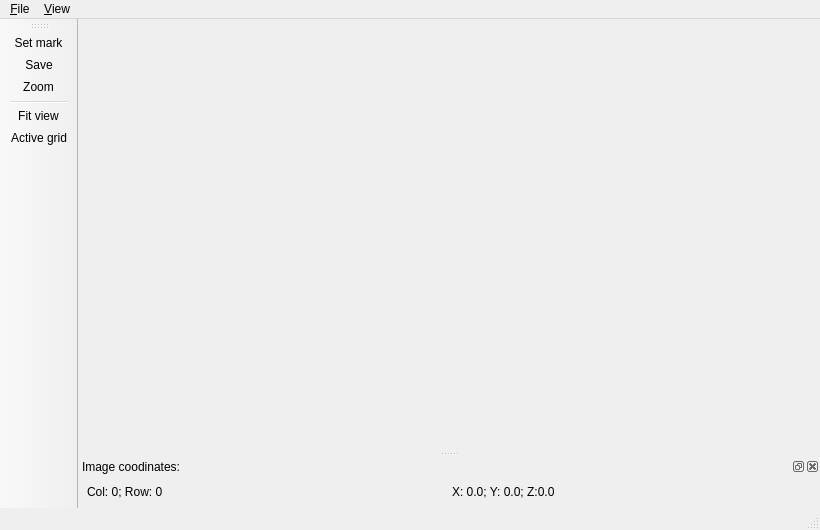
<?xml version="1.0" encoding="UTF-8"?>
<ui version="4.0">
 <class>IOMainWindow</class>
 <widget class="QMainWindow" name="IOMainWindow">
  <property name="geometry">
   <rect>
    <x>0</x>
    <y>0</y>
    <width>820</width>
    <height>530</height>
   </rect>
  </property>
  <property name="windowTitle">
   <string>Image View</string>
  </property>
  <property name="windowIcon">
   <iconset resource="../resource/resource.qrc">
    <normaloff>:/icon/WindowIcon.png</normaloff>:/icon/WindowIcon.png</iconset>
  </property>
  <widget class="QWidget" name="centralwidget">
   <layout class="QGridLayout"/>
  </widget>
  <widget class="QStatusBar" name="statusbar"/>
  <widget class="QToolBar" name="toolBar">
   <property name="mouseTracking">
    <bool>false</bool>
   </property>
   <property name="windowTitle">
    <string>toolBar</string>
   </property>
   <property name="layoutDirection">
    <enum>Qt::LeftToRight</enum>
   </property>
   <property name="autoFillBackground">
    <bool>false</bool>
   </property>
   <property name="toolButtonStyle">
    <enum>Qt::ToolButtonIconOnly</enum>
   </property>
   <attribute name="toolBarArea">
    <enum>LeftToolBarArea</enum>
   </attribute>
   <attribute name="toolBarBreak">
    <bool>false</bool>
   </attribute>
   <addaction name="actionSet_mark"/>
   <addaction name="actionMove"/>
   <addaction name="actionZoom"/>
   <addaction name="separator"/>
   <addaction name="actionFit_view"/>
   <addaction name="actionActive_grid"/>
  </widget>
  <widget class="QDockWidget" name="dockWidget">
   <property name="contextMenuPolicy">
    <enum>Qt::NoContextMenu</enum>
   </property>
   <property name="windowIcon">
    <iconset>
     <normaloff/>
    </iconset>
   </property>
   <property name="floating">
    <bool>false</bool>
   </property>
   <property name="features">
    <set>QDockWidget::AllDockWidgetFeatures</set>
   </property>
   <property name="windowTitle">
    <string>Image coodinates:</string>
   </property>
   <attribute name="dockWidgetArea">
    <number>8</number>
   </attribute>
   <widget class="QWidget" name="dockWidgetContents">
    <layout class="QGridLayout" name="gridLayoutImageView">
     <item row="0" column="0">
      <widget class="QLabel" name="label">
       <property name="text">
        <string>Col: 0; Row: 0</string>
       </property>
      </widget>
     </item>
     <item row="0" column="1">
      <widget class="QLabel" name="label_2">
       <property name="text">
        <string>X: 0.0; Y: 0.0; Z:0.0</string>
       </property>
      </widget>
     </item>
    </layout>
   </widget>
  </widget>
  <widget class="QMenuBar" name="menuBar">
   <property name="geometry">
    <rect>
     <x>0</x>
     <y>0</y>
     <width>820</width>
     <height>25</height>
    </rect>
   </property>
   <widget class="QMenu" name="menuView">
    <property name="title">
     <string>&amp;File</string>
    </property>
    <addaction name="actionSet_mark"/>
    <addaction name="actionMove"/>
   </widget>
   <widget class="QMenu" name="menu_View">
    <property name="title">
     <string>&amp;View</string>
    </property>
    <addaction name="actionImage_Coordinates"/>
   </widget>
   <addaction name="menuView"/>
   <addaction name="menu_View"/>
  </widget>
  <action name="actionZoom">
   <property name="checkable">
    <bool>true</bool>
   </property>
   <property name="icon">
    <iconset resource="../resource/resource.qrc">
     <normaloff>:/icon/find.png</normaloff>:/icon/find.png</iconset>
   </property>
   <property name="text">
    <string>&amp;Zoom</string>
   </property>
   <property name="shortcut">
    <string>Ctrl+Z</string>
   </property>
  </action>
  <action name="actionExit">
   <property name="icon">
    <iconset resource="../resource/resource.qrc">
     <normaloff>:/icon/exit2.png</normaloff>:/icon/exit2.png</iconset>
   </property>
   <property name="text">
    <string>&amp;Exit</string>
   </property>
   <property name="shortcut">
    <string>Ctrl+E</string>
   </property>
  </action>
  <action name="actionView_report">
   <property name="icon">
    <iconset resource="../resource/resource.qrc">
     <normaloff>:/icon/table.png</normaloff>:/icon/table.png</iconset>
   </property>
   <property name="text">
    <string>View &amp;report</string>
   </property>
   <property name="shortcut">
    <string>Ctrl+R</string>
   </property>
  </action>
  <action name="actionFit_view">
   <property name="icon">
    <iconset resource="../resource/resource.qrc">
     <normaloff>:/icon/fit.png</normaloff>:/icon/fit.png</iconset>
   </property>
   <property name="text">
    <string>Fit &amp;view</string>
   </property>
   <property name="shortcut">
    <string>Ctrl+V</string>
   </property>
  </action>
  <action name="actionSet_mark">
   <property name="checkable">
    <bool>false</bool>
   </property>
   <property name="icon">
    <iconset resource="../resource/resource.qrc">
     <normaloff>:/icon/mark.png</normaloff>:/icon/mark.png</iconset>
   </property>
   <property name="text">
    <string>&amp;Open</string>
   </property>
   <property name="iconText">
    <string>Set mark</string>
   </property>
   <property name="shortcut">
    <string>Ctrl+S</string>
   </property>
  </action>
  <action name="actionInterior_orientation">
   <property name="icon">
    <iconset resource="../resource/resource.qrc">
     <normaloff>:/icon/interior.ico</normaloff>:/icon/interior.ico</iconset>
   </property>
   <property name="text">
    <string>Interior &amp;orientation</string>
   </property>
   <property name="shortcut">
    <string>Ctrl+O</string>
   </property>
  </action>
  <action name="actionMove">
   <property name="checkable">
    <bool>false</bool>
   </property>
   <property name="icon">
    <iconset resource="../resource/resource.qrc">
     <normaloff>:/icon/move.png</normaloff>:/icon/move.png</iconset>
   </property>
   <property name="text">
    <string>&amp;Save</string>
   </property>
   <property name="shortcut">
    <string>Ctrl+M</string>
   </property>
  </action>
  <action name="actionActive_grid">
   <property name="icon">
    <iconset resource="../resource/resource.qrc">
     <normaloff>:/icon/grid.png</normaloff>:/icon/grid.png</iconset>
   </property>
   <property name="text">
    <string>&amp;Active grid</string>
   </property>
   <property name="iconText">
    <string>Active grid</string>
   </property>
   <property name="shortcut">
    <string>Ctrl+A</string>
   </property>
   <property name="visible">
    <bool>false</bool>
   </property>
  </action>
  <action name="actionImage_Tools">
   <property name="checkable">
    <bool>true</bool>
   </property>
   <property name="checked">
    <bool>true</bool>
   </property>
   <property name="text">
    <string>Image Tools</string>
   </property>
  </action>
  <action name="actionImage_Coordinates">
   <property name="checkable">
    <bool>true</bool>
   </property>
   <property name="checked">
    <bool>true</bool>
   </property>
   <property name="text">
    <string>Image Coordinates</string>
   </property>
  </action>
 </widget>
 <resources>
  <include location="../resource/resource.qrc"/>
 </resources>
 <connections/>
</ui>
